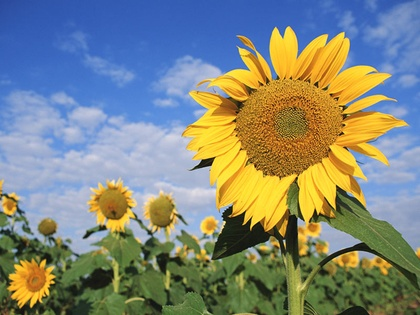
%> input picture lab2/sunflower.jpg, 420 x 315 px, shrunk from 800 x 600 before the run
$ octave prob1.m   (GNU Octave 9; MATLAB toolbox functions it lacks are replaced by stand-ins)
%> lines starting %> are read from the running program, lines starting %| are printed output that depends on the picture; in (x1, y1, x2, y2) boxes, pixels count from 0 and x2, y2 are one past the last pixel; in counts of white or black regions, pixels touching at a corner belong together; the program's own positions count from 1
img = imread('sunflower.jpg');
%> img is the input picture: size 315x420x3 uint8; mean R, G, B 129.1, 135.6, 124.9


s = size(img);
%> s = [315 420 3]
height = s(1);
%> height = 315
width = s(2);
%> width = 420
img = rgb2gray(img);
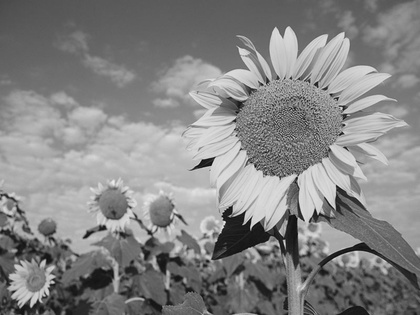
%> img: size 315x420 uint8; min 7, max 237, mean 132.4

for i = 1:height
    for j = 1:width
        if(img(i,j)>128)
            img(i,j)=255;
        else
            img(i,j)=0;
        end
    end
end
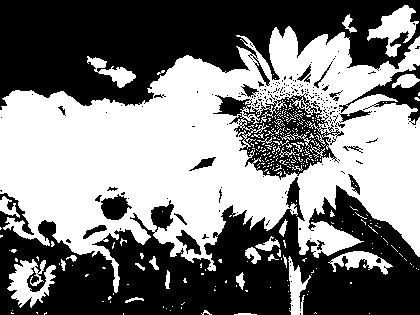
%> img: size 315x420 uint8; 49.1% white; 313 white regions (279 under 20 px), largest, box (x1, y1, x2, y2) and area: (0, 26, 420, 293) 57881, (7, 259, 56, 308) 1230, (367, 5, 419, 57) 1159

imshow(img);
